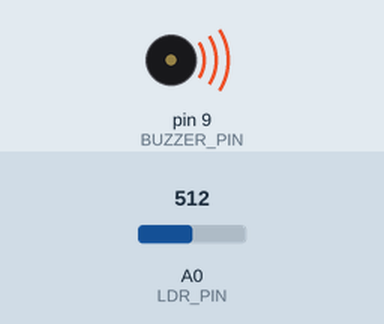
This sketch was run on a simulated Arduino Uno, built with avr-gcc and run on an emulated ATmega328P. Parts: buzzer (waves = sounding). The test bench sets the inputs (shaded band); at power-on: A0 (LDR_PIN) = 512.

Above: at 0.5 s.
At 7.5 s:
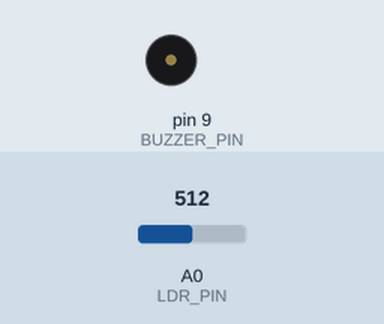
Timing chart, 0 to 10.4 s (numbered marks = the images above):
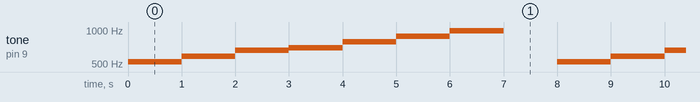

The sketch:

security-system.ino
```cpp
// test implementation for security system

// constants for LDR
#define LDR_PIN A0

// constants for buzzer
#define BUZZER_PIN 9
#define AMOUNT_NOTES 7
#define DELAY_BUZZER 1000
const int notes[] = { 524, 588, 660, 699, 785, 881, 989 }; // notes for buzzer

void setup() {
	pinMode(BUZZER_PIN, OUTPUT);
}

void loop() {
  if (wasLaserInterrupted()) {
    triggerAlarm();
  }
}

bool wasLaserInterrupted() {
  const int valueLDR = analogRead(LDR_PIN);

  if (valueLDR < 1000) {
    return true;
  }
  return false;
}

void triggerAlarm() {
  for (int i = 0; i < AMOUNT_NOTES; i++) {
    tone(BUZZER_PIN, notes[i], DELAY_BUZZER);
    delay(DELAY_BUZZER);
  }
  delay(DELAY_BUZZER);
}
```

Measured:
- by itself, tone on pin 9 (BUZZER_PIN): repeats every 8.0 s: 588 Hz 1.0 s, 660 Hz 1.0 s, 699 Hz 1.0 s, 785 Hz 1.0 s, 881 Hz 1.0 s, 989 Hz 1.0 s, silent 1.0 s, 524 Hz 1.0 s
